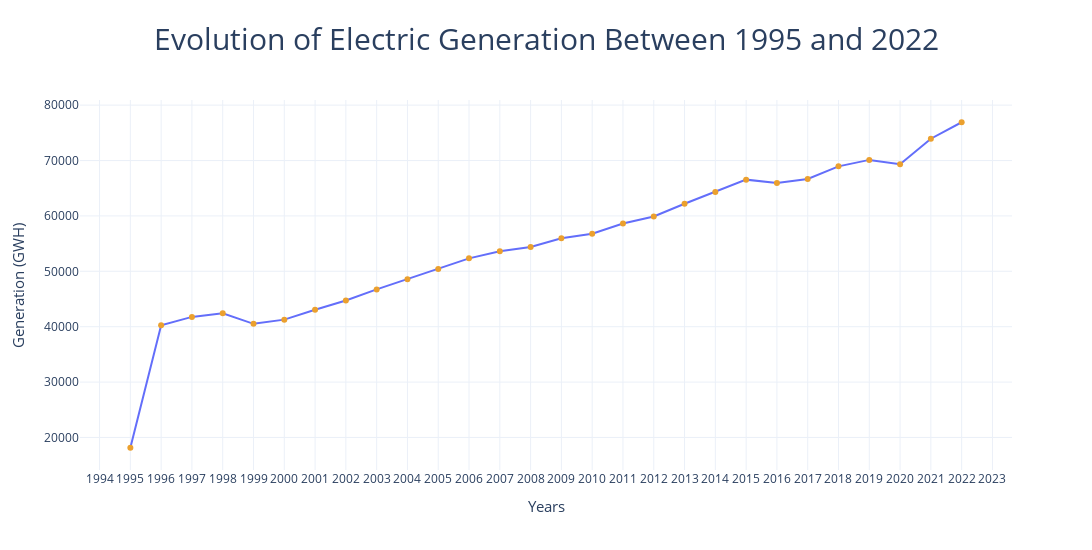

The cell this chart's notebook holds for it:
### Markdown cell above
### **4.1. Tendencias históricas en la generación eléctrica.**

**Proceso:**

1. **Conversión de la columna `Fecha` a solo año:**
   - Se intenta extraer el año de la columna "Fecha" para facilitar el análisis de las tendencias históricas por año.

2. **Agrupación de los datos por año:**
   - Los datos se agrupan por `Fecha` y se calcula la suma de las columnas numéricas para cada año, lo que permite obtener la generación total de electricidad por año.

3. **Visualización de las tendencias usando`Plotly`:**
   - Se crea un gráfico de líneas interactivo utilizando Plotly, con el eje X representando los años y el eje Y representando la generación total en GWH.
   - Se personalizan las propiedades del gráfico, incluyendo el título, etiquetas y formato de los ejes, así como el color del marcador.

4. **Visualización adicional usando Seaborn:**
   - Se genera un gráfico similar utilizando Seaborn, que también muestra la evolución de la generación eléctrica entre 1995 y 2022.
   - Este gráfico se adapta a una visualización más adecuada para su presentación en GitHub, con etiquetas y estilo de diseño.



**Nota:**
El gráfico generado con Plotly es interactivo y permite explorar los datos de manera dinámica, mientras que el gráfico de Seaborn ofrece una opción estática para plataformas como GitHub.

### Code cell
# 1 Convert the 'Fecha' column to just the year
try:
    yearlygeneration["Fecha"] = yearlygeneration["Fecha"].dt.year
except:
    pass

#2  Group by 'Fecha' and calculate the sum of numeric columns, then reset the index
data = yearlygeneration.groupby("Fecha").sum(numeric_only=True).reset_index()

# 3 Plot the data using Plotly
fig = px.line(data, x='Fecha', y='Total', title='Evolution of Electric Generation Between 1995 and 2022',
              labels={'Fecha': 'Years', 'Total': 'Generation (GWH)'}, markers=True)

# 3 Update the trace marker color
fig.update_traces(marker=dict(color='#EBA02E'))

# 3 Update layout properties
fig.update_layout(
    xaxis=dict(tickmode='linear'),
    yaxis=dict(tickformat=".0f"),
    template='plotly_white',
    title=dict(font=dict(size=30), x=0.5, xanchor='center'),
    xaxis_title=dict(font=dict(size=15)),
    yaxis_title=dict(font=dict(size=15)),
    legend=dict(font=dict(size=12)),
    width=1400,
    height=550
)

# Show the plot
fig.show()

#4 Seaborn PLot for Github Visualization
plt.figure(figsize=(17,10))
sns.lineplot(data=data,x='Fecha',y='Total',marker='o')
plt.title('Evolution of Electric Generation Between 1995 and 2022', fontsize=24)
plt.ylabel('Generation (GWH)',fontsize=12)
plt.xlabel('Years',fontsize=12)
plt.grid(alpha=0.5)
plt.xticks(ticks=range(1995, 2023, 1), rotation=45)
plt.show()

### Figure 1 — Plotly figure (JSON) as saved in the notebook; plotly's stock layout.template omitted (floating-point values rounded to 4 significant figures)
{"data": [{"hovertemplate": "Years=%{x}<br>Generation (GWH)=%{y}<extra></extra>", "legendgroup": "", "line": {"color": "#636efa", "dash": "solid"}, "marker": {"color": "#EBA02E", "symbol": "circle"}, "mode": "markers+lines", "name": "", "orientation": "v", "showlegend": false, "type": "scatter", "x": [1995, 1996, 1997, 1998, 1999, 2000, 2001, 2002, 2003, 2004, 2005, 2006, 2007, 2008, 2009, 2010, 2011, 2012, 2013, 2014, 2015, 2016, 2017, 2018, 2019, 2020, 2021, 2022], "xaxis": "x", "y": [18148, 40249, 41768, 42422, 40514, 41277, 43048, 44734, 46735, 48563, 50431, 52340, 53627, 54395, 55965, 56787, 58621, 59891, 62197, 64328, 66548, 65943, 66667, 68947, 70114, 69324, 73933, 76908], "yaxis": "y"}], "layout": {"height": 550, "legend": {"font": {"size": 12}, "tracegroupgap": 0}, "title": {"font": {"size": 30}, "text": "Evolution of Electric Generation Between 1995 and 2022", "x": 0.5, "xanchor": "center"}, "width": 1400, "xaxis": {"anchor": "y", "domain": [0, 1], "tickmode": "linear", "title": {"font": {"size": 15}, "text": "Years"}}, "yaxis": {"anchor": "x", "domain": [0, 1], "tickformat": ".0f", "title": {"font": {"size": 15}, "text": "Generation (GWH)"}}}}
